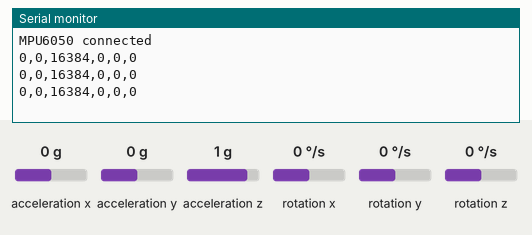
Bench run of a sketch on a simulated Arduino Uno, built with avr-gcc and run on an emulated ATmega328P. Parts: the last lines printed to the serial monitor. The inputs (shaded band) are chosen by the test bench; at power-on: acceleration x 0 g, acceleration y 0 g, acceleration z 1 g, rotation x 0 °/s, rotation y 0 °/s, rotation z 0 °/s.

Above: at 1.2 s.
1.3 s: acceleration x set to -1.4 g
At 1.9 s:
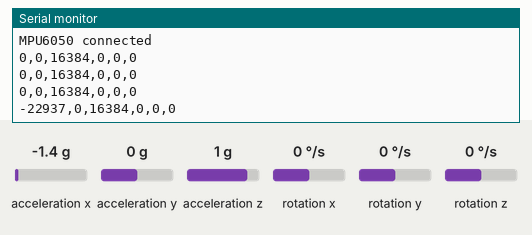
2.8 s: acceleration y set to -1.4 g
At 3.4 s:
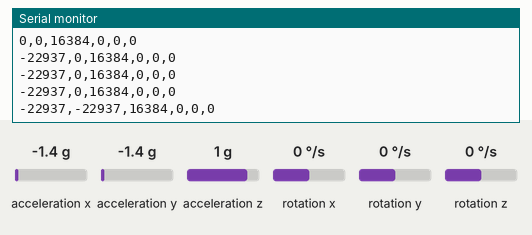
4.3 s: acceleration z set to -1.4 g
At 5.0 s:
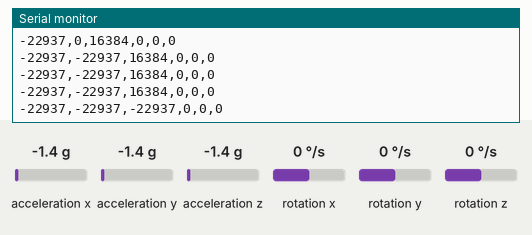
5.8 s: rotation x set to -192 °/s
At 6.5 s:
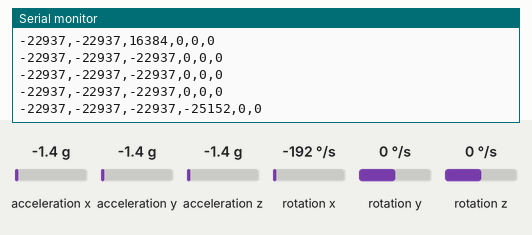
7.3 s: rotation y set to -192 °/s
At 8.0 s:
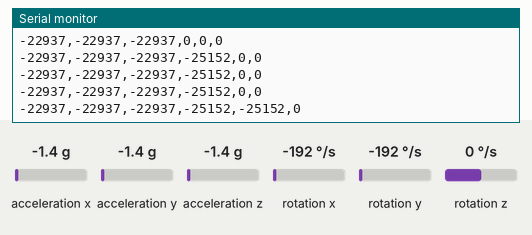

Measured:
- after the input at 1.3 s, the serial monitor: prints a new line after 0.22 s (image 1)
- after the input at 2.8 s, the serial monitor: prints a new line after 0.23 s (image 2)
- after the input at 4.3 s, the serial monitor: prints a new line after 0.25 s (image 3)
- after the input at 5.8 s, the serial monitor: prints a new line after 0.26 s (image 4)
- after the input at 7.3 s, the serial monitor: prints a new line after 0.28 s (image 5)

The sketch:

Challenge.ino
```cpp
#include <Wire.h>
#include <MPU6050.h>

MPU6050 mpu;

void setup() {
  Serial.begin(115200);
  Wire.begin();
  mpu.initialize();
  Serial.println(mpu.testConnection() ? "MPU6050 connected" : "Connection failed");
}

void loop() {
  int16_t ax, ay, az, gx, gy, gz;
  mpu.getMotion6(&ax, &ay, &az, &gx, &gy, &gz);

  String data = String(ax) + "," + String(ay) + "," + String(az) + "," +
                String(gx) + "," + String(gy) + "," + String(gz);

  Serial.println(data);
  delay(500);
}
```
